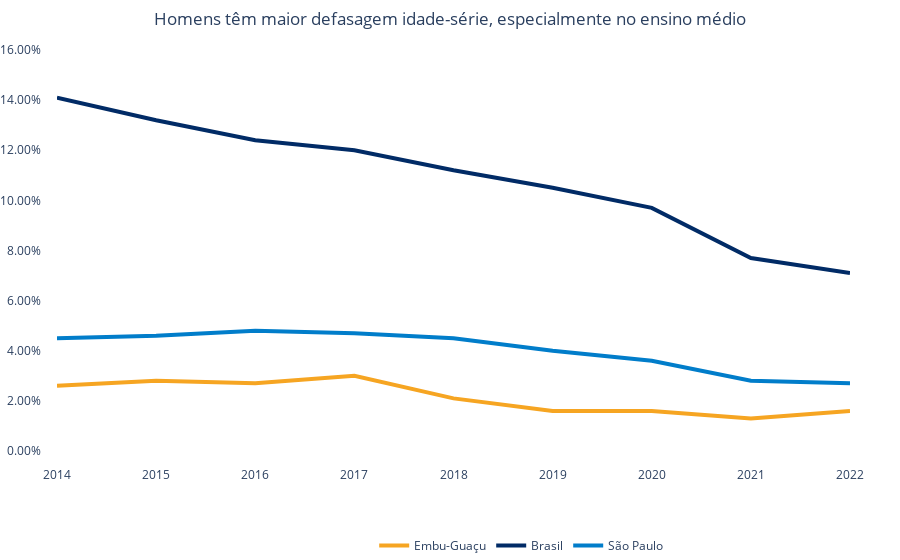

Notebook code cell kept with this figure:
### Code cell
dfad = pd.read_csv('age_distortion.csv')

x_values = dfad.set_index('Ano').T.index
y1_values = dfad.set_index('Ano').T['Embu-Guaçu'].apply(replace_percentage).values
y2_values = dfad.set_index('Ano').T['Brasil'].apply(replace_percentage).values
y3_values = dfad.set_index('Ano').T['São Paulo'].apply(replace_percentage).values

fig = go.Figure()

fig.add_trace(go.Scatter(
        x=x_values, 
        y=y1_values, 
        mode='lines', 
        name='Embu-Guaçu', 
        line_color=COLOR_PALETTE["yellow"], 
        line_width=4
    )
)

fig.add_trace(go.Scatter(
        x=x_values, 
        y=y2_values, 
        mode='lines', 
        name='Brasil', 
        line_color=COLOR_PALETTE["blue"], 
        line_width=4
    )
)

fig.add_trace(go.Scatter(
        x=x_values, 
        y=y3_values, 
        mode='lines', 
        name='São Paulo', 
        line_color=COLOR_PALETTE["light_blue"], 
        line_width=4
    )
)


fig.update_layout(
    title='Homens têm maior defasagem idade-série, especialmente no ensino médio',
    plot_bgcolor='white',
    xaxis=dict(showgrid=False, tickmode='linear', automargin=True),
    yaxis=dict(showgrid=False, tickformat=".2f", ticksuffix="%", range=[0, 16]),
    title_x=0.5,
    legend=dict(x=0.4, y=-0.2, orientation='h'),
    margin=dict(l=0, r=50, t=50, b=0, pad=15)
)
fig.show()

### Figure 1 — Plotly figure (JSON) as saved in the notebook; plotly's stock layout.template omitted (floating-point values rounded to 4 significant figures)
{"data": [{"line": {"color": "#f6a522", "width": 4}, "mode": "lines", "name": "Embu-Guaçu", "type": "scatter", "x": ["2014", "2015", "2016", "2017", "2018", "2019", "2020", "2021", "2022"], "y": [2.6, 2.8, 2.7, 3, 2.1, 1.6, 1.6, 1.3, 1.6]}, {"line": {"color": "#012b66", "width": 4}, "mode": "lines", "name": "Brasil", "type": "scatter", "x": ["2014", "2015", "2016", "2017", "2018", "2019", "2020", "2021", "2022"], "y": [14.1, 13.2, 12.4, 12, 11.2, 10.5, 9.7, 7.7, 7.1]}, {"line": {"color": "#017dca", "width": 4}, "mode": "lines", "name": "São Paulo", "type": "scatter", "x": ["2014", "2015", "2016", "2017", "2018", "2019", "2020", "2021", "2022"], "y": [4.5, 4.6, 4.8, 4.7, 4.5, 4, 3.6, 2.8, 2.7]}], "layout": {"legend": {"orientation": "h", "x": 0.4, "y": -0.2}, "margin": {"b": 0, "l": 0, "pad": 15, "r": 50, "t": 50}, "plot_bgcolor": "white", "title": {"text": "Homens têm maior defasagem idade-série, especialmente no ensino médio", "x": 0.5}, "xaxis": {"automargin": true, "showgrid": false, "tickmode": "linear"}, "yaxis": {"range": [0, 16], "showgrid": false, "tickformat": ".2f", "ticksuffix": "%"}}}
